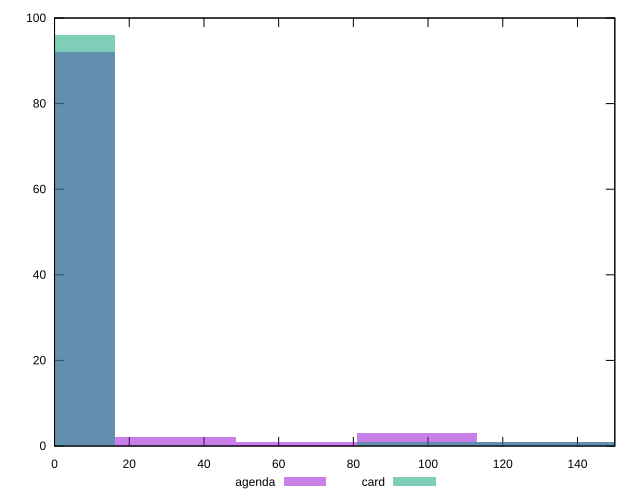

Write the gnuplot code that produced this figure.
reset

$agenda <<EOF
64.70197286995099 1
161.75493217487747 1
97.05295930492649 3
0 92
32.350986434975496 2
129.40394573990199 1
EOF

$card <<EOF
97.05295930492649 1
0 96
161.75493217487747 1
129.40394573990199 1
EOF

set key outside below
set boxwidth 32.350986434975496
set xrange [0:150]
set yrange [0:100]
set trange [0:100]
set style fill transparent solid 0.5 noborder
set terminal svg size 640, 500 enhanced background rgb 'white'
set output "reports/report_00027_2021-02-24T12-40-31.850Z/unused-css-rules/comparison/histogram/1_vs_2.svg"

plot $agenda title "agenda" with boxes, \
     $card title "card" with boxes

reset
